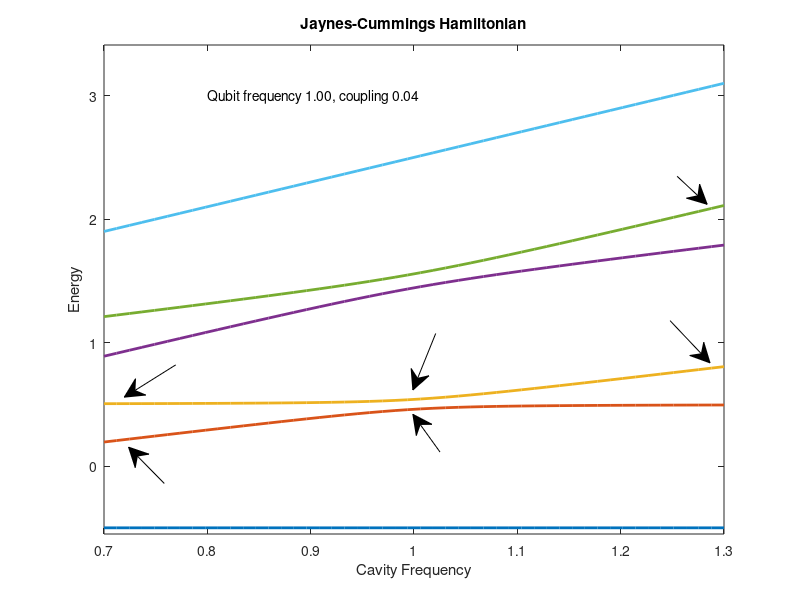

MATLAB code to generate this figure:
function plotJaynesCummings()

n = 3;

matrixSet = makeJCMatrices(n);

qubitFreq = 1;
coupling = .04;
detunings = linspace(-.3,.3,50);
harmonicFreqs = detunings * 0;
%detunings = 0;

figure('Name','Jaynes Cummings Hamiltonian');
for i = 1:length(detunings)  %length(H) is size of the basis we're using
    thisDetuning = detunings(i);
    harmonicFreq = qubitFreq - thisDetuning;
    harmonicFreqs(i) = harmonicFreq;
    H = JCHamiltonian(matrixSet,harmonicFreq,qubitFreq,coupling);
    allEigenvalues(i,:) = eig(H);
end

for i = 1:matrixSet.numStates
    plot(harmonicFreqs,allEigenvalues(:,i),'LineWidth',2);
    hold all;
end
title('Jaynes-Cummings Hamiltonian');
xlabel('Cavity Frequency');
text(0.8,3,sprintf('Qubit frequency %3.2f, coupling %3.2f',qubitFreq,coupling));
ylabel('Energy');
axis tight;
a = ylim;
ylim(a*1.1);
figure1 = gcf;
annotation(figure1,'arrow',[0.55 0.516071428571428],...
    [0.246619047619048 0.30952380952381]);

% Create arrow
annotation(figure1,'arrow',[0.544642857142857 0.516071428571428],...
    [0.444238095238095 0.35]);

% Create arrow
annotation(figure1,'arrow',[0.8375 0.8875],...
    [0.465666666666667 0.395238095238095]);

% Create arrow
annotation(figure1,'arrow',[0.205357142857143 0.160714285714286],...
    [0.194238095238095 0.254761904761905]);

% Create arrow
annotation(figure1,'arrow',[0.219642857142857 0.155357142857143],...
    [0.391857142857143 0.338095238095238]);

% Create arrow
annotation(figure1,'arrow',[0.846428571428571 0.883928571428571],...
    [0.706142857142857 0.65952380952381]);a
%labelstates(); only works for n = 3


function H = JCHamiltonian(matrixSet,harmonicFreq,qubitFreq,coupling)
    %see equation 1 on problem set
    H = (matrixSet.N * harmonicFreq) + (matrixSet.sigmaZ * qubitFreq * 0.5) + ...
        ((matrixSet.aDagger * matrixSet.sigmaMinus + matrixSet.a * matrixSet.sigmaPlus)  * coupling);
    
function matrixSet = makeJCMatrices(n)
    matrixSet.allstates = makeJCstates(n);
    numStates = length(matrixSet.allstates);
    aDagger = zeros(numStates);
    sigmaMinus = zeros(numStates);
    sigmaZ = zeros(numStates);
    %now constrict adagger1 and adagger2

    for (i = 1:numStates)
        for j = 1:numStates
            bra = matrixSet.allstates{i};
            ket = matrixSet.allstates{j};
            if (bra.n1 == ket.n1+1) && (bra.n2 == ket.n2)
                aDagger(i,j) = sqrt(ket.n1+1);
            end
            if (bra.n2 == ket.n2+1) && (bra.n1 == ket.n1)
                sigmaMinus(i,j) = sqrt(ket.n2+1);
            end
            if (bra.n2 == ket.n2) && (bra.n1 == ket.n1)
                sigmaZ(i,j) = -(2*ket.n2-1);
            end
        end
    end
    matrixSet.numStates = numStates;
    matrixSet.aDagger = aDagger;
    matrixSet.a = aDagger';
    
    matrixSet.sigmaMinus = sigmaMinus;
    matrixSet.sigmaPlus = sigmaMinus';
    
    matrixSet.sigmaZ = sigmaZ;
    matrixSet.N = matrixSet.aDagger * matrixSet.a;
    
    function allstates = makeJCstates(n)
    allstates = {};
    for (i = 1:n)
        for (j = 1:2)
            state.n1 = i-1;
            state.n2 = j-1;  %n2 is spin up or spin down
            if state.n2 == 2
                state.descriptor = sprintf('|%d,up>',state.n1);
            else
                state.descriptor = sprintf('|%d,down>',state.n1);
            end
            allstates{end+1} = state;
        end
    end
    
    
function labelstates()
            figure1 = gcf;
            ylim(axes1,[-0.55 3.85]);

annotation('textbox',dim,'String','|1,up>', 'FitBoxToText','on')

% Create textarrow
annotation(figure1,'textarrow',[0.255357142857143 0.196428571428571],...
    [0.201061855670103 0.136082474226804],'String',{'|0,\downarrow>'});

% Create textarrow
annotation(figure1,'textarrow',[0.214285714285714 0.160714285714286],...
    [0.442298969072165 0.360824742268041],'String',{'|1,\downarrow>'});

% Create textarrow
annotation(figure1,'textarrow',[0.782142857142857 0.841071428571429],...
    [0.508278350515464 0.445360824742268],'String',{'|1,\uparrow>'});
